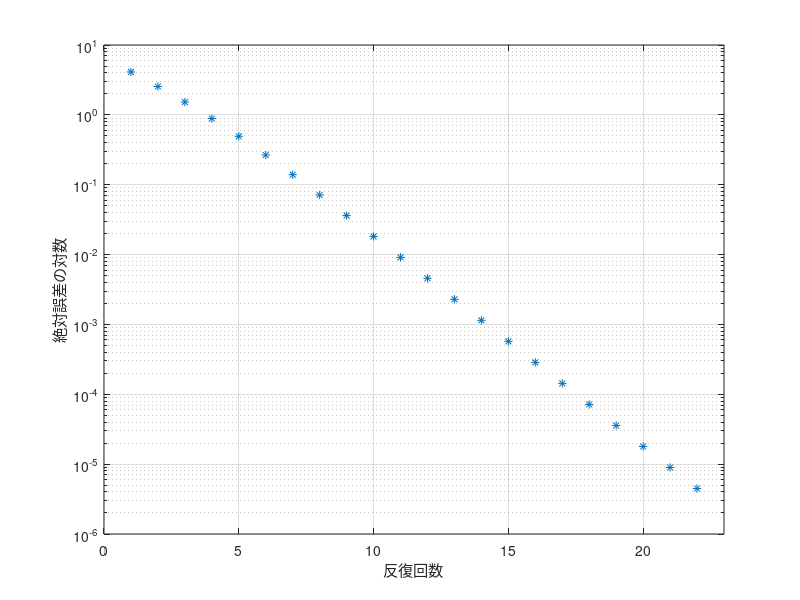

Here is the MATLAB script that generated this plot:
%------------------------------------------------
% ニュートン法のサンプルプログラム（残差判定）
%------------------------------------------------

%【準備】
%1. 初期値 x0(=x)，許容誤差 ep，最大反復回数N_maxを与える
%真の解の変数 x_exact も準備しておくとよい
%反復回数を保存する変数 iter も用意する
%グラフ作成の際は，plotする数値を代入する入れ物（（ゼロ）ベクトル）を用意しておく
%関数の定義（f, df）（無名関数を用いる）
x = -6.0; %初期値
ep=1.0e-10; %許容誤差
N_max =100; %最大反復回数
iter = 0;
f = @(x) x^3-4*x^2+13*x/4-3/4;
df = @(x) 3*x^2-8*x+13/4;
x_exact = 0.5;
x_errors = zeros(1,100);

%2. ニュートン反復スタート
% n=0,1,2,...,N_maxについて繰り返す
for n = 1 : N_max
    
    %2-1. 収束判定（残差判定）
    if abs(f(x)) < ep
        break;
    end
    
    %2-2. 近似解の更新（ニュートン法の反復式）
    x_new = x - f(x)/df(x);

    %反復回数のカウント
    iter = iter + 1;   
    
    %収束しなかった場合の処理（出力）
    if n==N_max
        fprintf('収束しませんでした')
    end

    x = x_new;
    x_errors(iter) = abs(x - x_exact);
end


%3. x を近似解として出力
%（レポート用）反復回数，近似解，真の解，絶対誤差，残差を出力
%fprintf文を用いて書く
fprintf('反復回数は %2d 回です\n',iter)
fprintf('近似解 x~ = %.16f です\n',x)
fprintf('真の値 x = %.16f です\n',x_exact)
fprintf('絶対誤差は %.16f です\n',x_errors(iter))
fprintf('残差は %.2e です\n',abs(f(x)))




%（レポート用）グラフを作成，出力
%グラフの作成はplotかsemilogy関数を用いる

semilogy(x_errors,'*')
xlim([0,iter+1]);
xlabel('反復回数');
ylabel('絶対誤差の対数');
grid on



